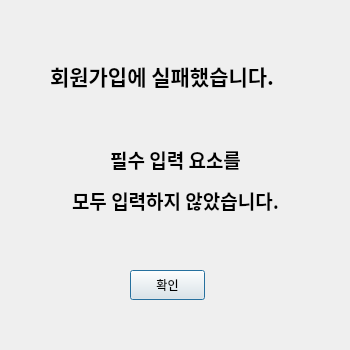
<?xml version="1.0" encoding="UTF-8"?>
<ui version="4.0">
 <class>MemberFail2</class>
 <widget class="QDialog" name="MemberFail2">
  <property name="geometry">
   <rect>
    <x>0</x>
    <y>0</y>
    <width>350</width>
    <height>350</height>
   </rect>
  </property>
  <property name="windowTitle">
   <string>Dialog</string>
  </property>
  <widget class="QLabel" name="label">
   <property name="geometry">
    <rect>
     <x>50</x>
     <y>20</y>
     <width>301</width>
     <height>111</height>
    </rect>
   </property>
   <property name="font">
    <font>
     <family>Agency FB</family>
     <pointsize>16</pointsize>
     <weight>75</weight>
     <bold>true</bold>
    </font>
   </property>
   <property name="text">
    <string>회원가입에 실패했습니다.</string>
   </property>
   <property name="textFormat">
    <enum>Qt::AutoText</enum>
   </property>
  </widget>
  <widget class="QPushButton" name="pushButton">
   <property name="geometry">
    <rect>
     <x>130</x>
     <y>270</y>
     <width>75</width>
     <height>30</height>
    </rect>
   </property>
   <property name="text">
    <string>확인</string>
   </property>
  </widget>
  <widget class="QLabel" name="label_2">
   <property name="geometry">
    <rect>
     <x>60</x>
     <y>110</y>
     <width>231</width>
     <height>141</height>
    </rect>
   </property>
   <property name="font">
    <font>
     <family>Agency FB</family>
     <pointsize>14</pointsize>
     <weight>75</weight>
     <bold>true</bold>
    </font>
   </property>
   <property name="text">
    <string>&lt;html&gt;&lt;head/&gt;&lt;body&gt;&lt;p align=&quot;center&quot;&gt;필수 입력 요소를&lt;/p&gt;&lt;p align=&quot;center&quot;&gt;모두 입력하지 않았습니다.&lt;/p&gt;&lt;/body&gt;&lt;/html&gt;</string>
   </property>
  </widget>
 </widget>
 <resources/>
 <connections/>
</ui>
